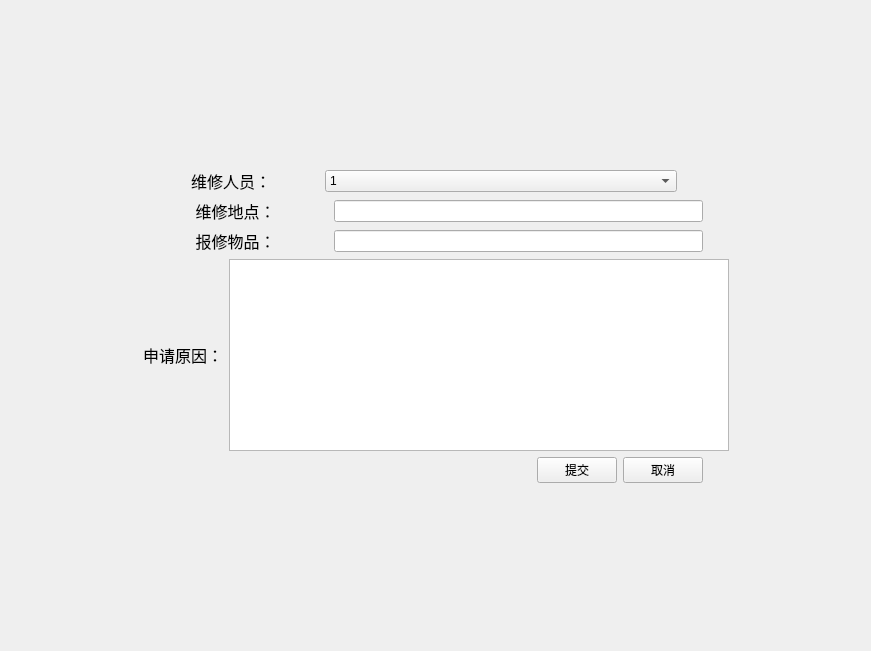
<?xml version="1.0" encoding="UTF-8"?>
<ui version="4.0">
 <class>FaultRepair</class>
 <widget class="QWidget" name="FaultRepair">
  <property name="geometry">
   <rect>
    <x>0</x>
    <y>0</y>
    <width>871</width>
    <height>651</height>
   </rect>
  </property>
  <property name="windowTitle">
   <string>Form</string>
  </property>
  <layout class="QGridLayout" name="gridLayout_2">
   <item row="0" column="0">
    <layout class="QGridLayout" name="gridLayout">
     <item row="0" column="3">
      <spacer name="verticalSpacer">
       <property name="orientation">
        <enum>Qt::Orientation::Vertical</enum>
       </property>
       <property name="sizeHint" stdset="0">
        <size>
         <width>20</width>
         <height>40</height>
        </size>
       </property>
      </spacer>
     </item>
     <item row="1" column="1">
      <layout class="QHBoxLayout" name="horizontalLayout" stretch="1,2">
       <item>
        <widget class="QLabel" name="label">
         <property name="text">
          <string>&lt;html&gt;&lt;head/&gt;&lt;body&gt;&lt;p align=&quot;center&quot;&gt;&lt;span style=&quot; font-size:12pt;&quot;&gt;维修人员：&lt;/span&gt;&lt;/p&gt;&lt;/body&gt;&lt;/html&gt;</string>
         </property>
        </widget>
       </item>
       <item>
        <widget class="QComboBox" name="comboBox">
         <item>
          <property name="text">
           <string>1</string>
          </property>
         </item>
         <item>
          <property name="text">
           <string>2</string>
          </property>
         </item>
         <item>
          <property name="text">
           <string>3</string>
          </property>
         </item>
        </widget>
       </item>
      </layout>
     </item>
     <item row="2" column="1" colspan="2">
      <layout class="QHBoxLayout" name="horizontalLayout_2" stretch="1,2">
       <item>
        <widget class="QLabel" name="label_2">
         <property name="text">
          <string>&lt;html&gt;&lt;head/&gt;&lt;body&gt;&lt;p align=&quot;center&quot;&gt;&lt;span style=&quot; font-size:12pt;&quot;&gt;维修地点：&lt;/span&gt;&lt;/p&gt;&lt;/body&gt;&lt;/html&gt;</string>
         </property>
        </widget>
       </item>
       <item>
        <widget class="QLineEdit" name="positionLineEdit"/>
       </item>
      </layout>
     </item>
     <item row="3" column="1" colspan="2">
      <layout class="QHBoxLayout" name="horizontalLayout_3" stretch="1,2">
       <item>
        <widget class="QLabel" name="label_3">
         <property name="text">
          <string>&lt;html&gt;&lt;head/&gt;&lt;body&gt;&lt;p align=&quot;center&quot;&gt;&lt;span style=&quot; font-size:12pt;&quot;&gt;报修物品：&lt;/span&gt;&lt;/p&gt;&lt;/body&gt;&lt;/html&gt;</string>
         </property>
        </widget>
       </item>
       <item>
        <widget class="QLineEdit" name="itemLineEdit"/>
       </item>
      </layout>
     </item>
     <item row="4" column="0">
      <spacer name="horizontalSpacer_2">
       <property name="orientation">
        <enum>Qt::Orientation::Horizontal</enum>
       </property>
       <property name="sizeHint" stdset="0">
        <size>
         <width>40</width>
         <height>20</height>
        </size>
       </property>
      </spacer>
     </item>
     <item row="4" column="1" colspan="3">
      <layout class="QHBoxLayout" name="horizontalLayout_4" stretch="1,0">
       <item>
        <widget class="QLabel" name="label_4">
         <property name="text">
          <string>&lt;html&gt;&lt;head/&gt;&lt;body&gt;&lt;p align=&quot;center&quot;&gt;&lt;span style=&quot; font-size:12pt;&quot;&gt;申请原因：&lt;/span&gt;&lt;/p&gt;&lt;/body&gt;&lt;/html&gt;</string>
         </property>
        </widget>
       </item>
       <item>
        <widget class="QTextEdit" name="reasonTextEdit">
         <property name="sizePolicy">
          <sizepolicy hsizetype="Fixed" vsizetype="Expanding">
           <horstretch>0</horstretch>
           <verstretch>0</verstretch>
          </sizepolicy>
         </property>
         <property name="minimumSize">
          <size>
           <width>500</width>
           <height>0</height>
          </size>
         </property>
         <property name="maximumSize">
          <size>
           <width>500</width>
           <height>16777215</height>
          </size>
         </property>
        </widget>
       </item>
      </layout>
     </item>
     <item row="4" column="4">
      <spacer name="horizontalSpacer_3">
       <property name="orientation">
        <enum>Qt::Orientation::Horizontal</enum>
       </property>
       <property name="sizeHint" stdset="0">
        <size>
         <width>40</width>
         <height>20</height>
        </size>
       </property>
      </spacer>
     </item>
     <item row="5" column="1" colspan="2">
      <layout class="QHBoxLayout" name="horizontalLayout_5">
       <item>
        <spacer name="horizontalSpacer">
         <property name="orientation">
          <enum>Qt::Orientation::Horizontal</enum>
         </property>
         <property name="sizeHint" stdset="0">
          <size>
           <width>40</width>
           <height>20</height>
          </size>
         </property>
        </spacer>
       </item>
       <item>
        <widget class="QPushButton" name="submissionButton">
         <property name="text">
          <string>提交</string>
         </property>
        </widget>
       </item>
       <item>
        <widget class="QPushButton" name="deleteButton">
         <property name="text">
          <string>取消</string>
         </property>
        </widget>
       </item>
      </layout>
     </item>
     <item row="6" column="2">
      <spacer name="verticalSpacer_2">
       <property name="orientation">
        <enum>Qt::Orientation::Vertical</enum>
       </property>
       <property name="sizeHint" stdset="0">
        <size>
         <width>20</width>
         <height>40</height>
        </size>
       </property>
      </spacer>
     </item>
    </layout>
   </item>
  </layout>
 </widget>
 <resources/>
 <connections/>
</ui>
